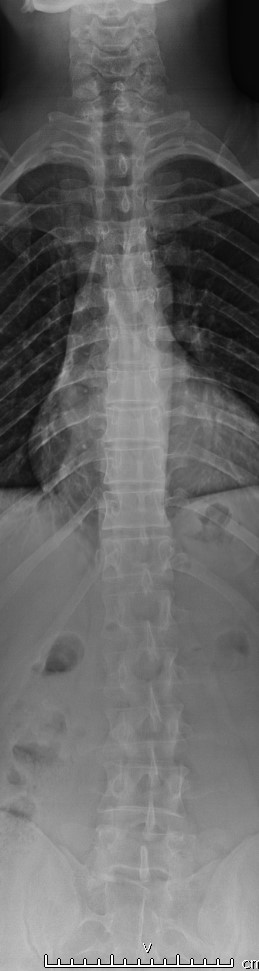
#> input picture dataset/NormalFinal/N1,N,40,M_1_0.jpg, 259 x 971 px, found by its file name; its folder holds only this picture in this run
$ jupyter execute --allow-errors meanFil+threshold+dilasi.ipynb   (older library calls are emulated)
#> lines starting #> are read from the running program, lines starting #| are printed output that depends on the picture; after the words box and inside, x2 and y2 are one past the last pixel; in counts of white or black regions, pixels touching at a corner belong together
[cell 1]
# Import library yang kalian butuhkan
import os
import cv2 as cv
import matplotlib.pyplot as plt
import numpy as np
import pandas as pd
from sklearn.model_selection import train_test_split, cross_val_predict
from sklearn.metrics import accuracy_score, classification_report
from skimage.feature import graycomatrix, graycoprops
from scipy.stats import entropy
from sklearn.ensemble import RandomForestClassifier
from sklearn.svm import SVC
from sklearn.neighbors import KNeighborsClassifier
from sklearn.metrics import accuracy_score, precision_score, recall_score, f1_score, confusion_matrix, classification_report
from sklearn.metrics import (confusion_matrix, ConfusionMatrixDisplay)
import seaborn as sns

## Data Loading

Buat struktur folder dataset sebagai berikut:
```
.
└──dataset
    ├── label1
	├── image1.jpg
	├── image2.jpg
	└── image3.jpg
    ├── label2
    └── label3
    └── dst...
```

[cell 2]
data_awal = []
labels = []
file_name = []

for sub_folder in os.listdir("dataset\\"):
    sub_folder_files = os.listdir(os.path.join("dataset\\", sub_folder))
    for i, filename in enumerate(sub_folder_files):
        img_path = os.path.join("dataset\\", sub_folder, filename)
        img = cv.imread(img_path)
#> img is the input picture: shape (971, 259, 3); min 0, max 255, mean 102.8

        if img is None:
            print(f"Gagal membaca gambar: {img_path}")
            continue

        img = img.astype(np.uint8)
        img = cv.cvtColor(img, cv.COLOR_BGR2GRAY)
#> img: shape (971, 259)
        img = cv.resize(img, (256, 700))
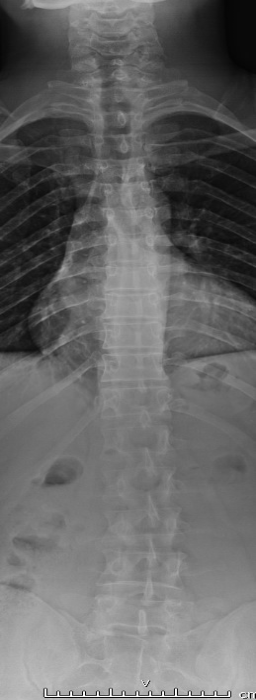
#> img: shape (700, 256); min 1, max 255, mean 102.6

        data_awal.append(img)
        labels.append(sub_folder)
        name = os.path.splitext(filename)[0]
        file_name.append(filename)
#> pass 2 of the loop `for sub_folder in os.listdir("dataset\\"):`:
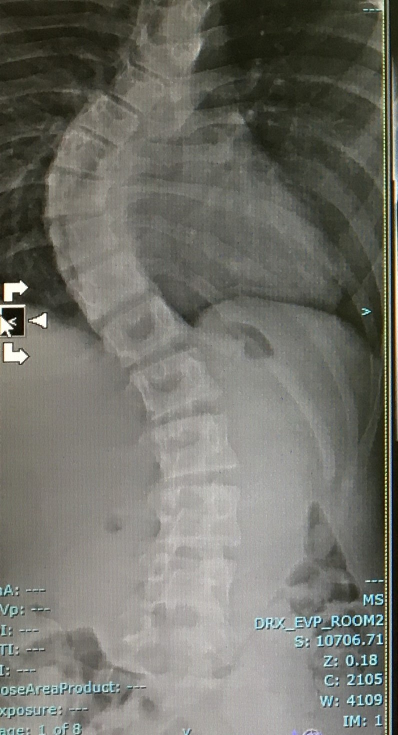
#> input picture dataset/ScolFinal/N10, Rt TAIS, M, 16 yrs.jpg, 796 x 1470 px, found by its file name (shown at 1/2 size)
#> img is the input picture: shape (1470, 796, 3); mean B, G, R 105.7, 113.4, 113.4
#> `img = cv.cvtColor(img, cv.COLOR_BGR2GRAY)`:
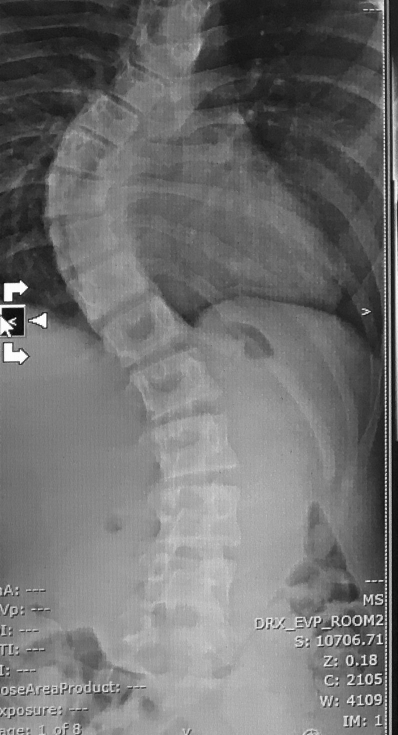
#> img: shape (1470, 796) (shown at 1/2 size); min 1, max 255, mean 112.6
#> `img = cv.resize(img, (256, 700))`:
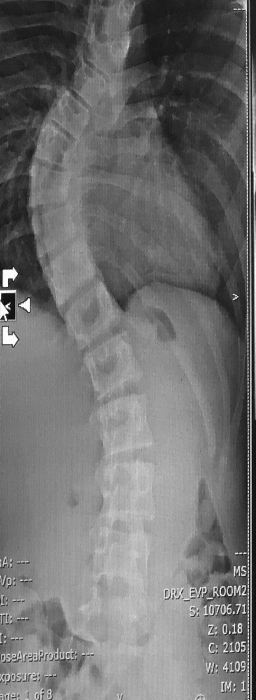
#> img: shape (700, 256); min 5, max 254, mean 112.5

data_awal = np.array(data_awal)
labels = np.array(labels)

data_augmented = []
labels_augmented = []
paths_augmented = []
file_name_augmented = []
for i in range(len(data_awal)):
	pass
#> this loop made 2 passes

# Augmentasi

[cell 3]
# [30 lines of commented-out code are left out]

## Data Preparation

### Define Preprocessing Function

[cell 4]
# [15 lines of commented-out code are left out]

def histogram_equalization(img):
    hist = np.zeros(256, dtype=int)
    for i in range(img.shape[0]):
        for j in range(img.shape[1]):
            hist[img[i, j]] += 1
    cdf = hist.cumsum()
    cdf_normalized = ((cdf - cdf.min()) * 255 / (cdf.max() - cdf.min())).astype(np.uint8)
    equalized = np.zeros_like(img)
    for i in range(img.shape[0]):
        for j in range(img.shape[1]):
            equalized[i, j] = cdf_normalized[img[i, j]]
    return equalized

def median_filter(image, ksize):
    pad = ksize // 2
    padded = np.pad(image, pad, mode='edge')
    output = np.zeros_like(image)
    for i in range(image.shape[0]):
        for j in range(image.shape[1]):
            window = padded[i:i+ksize, j:j+ksize]
            median_val = np.median(window)
            output[i, j] = median_val
    return output

def dilation(img):
    dilated = np.zeros_like(img)
    padded = np.pad(img, 1, mode='constant')
    for i in range(img.shape[0]):
        for j in range(img.shape[1]):
            neighborhood = padded[i:i+3, j:j+3]
            dilated[i, j] = np.max(neighborhood)
    return dilated

def thresholding(img, threshold):
    result = np.zeros_like(img, dtype=np.uint8)
    for i in range(img.shape[0]):
        for j in range(img.shape[1]):
            if img[i, j] >= threshold:
                result[i, j] = 255
            else:
                result[i, j] = 0
    return result

### Preprocessing

[cell 5]
preprocessed_data = []

for img in data_awal:
    img_eq = histogram_equalization(img)
    img_med = median_filter(img_eq, ksize=3)
    # img_dil = dilation(img_med)
    thres_img = thresholding(img_med, 87)
    img_dil = dilation(thres_img)
    preprocessed_data.append(img_dil)
#> this loop made 2 passes
#> pad in median_filter on passes 1 to 2: 1, 1
#> pass 1, `img_eq = histogram_equalization(img)`:
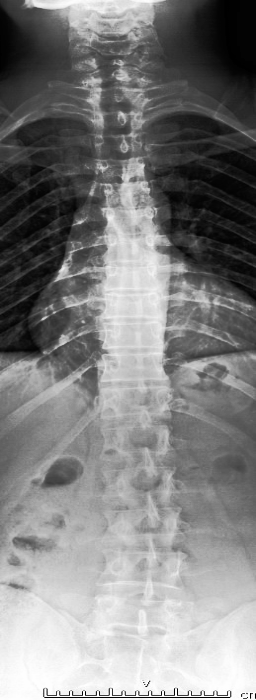
#> img_eq: shape (700, 256); min 0, max 255, mean 127.9
#> pass 1, `thres_img = thresholding(img_med, 87)`:
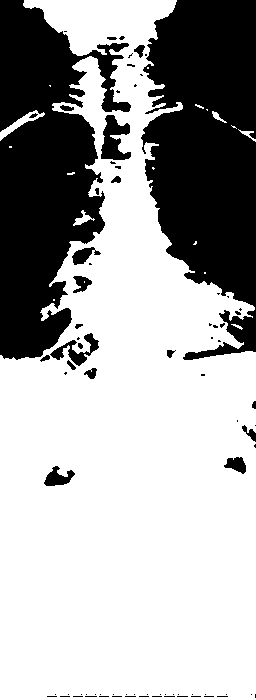
#> thres_img: shape (700, 256); 66.6% white; 81 black regions (59 under 20 px), largest, box (x1, y1, x2, y2) and area: (141, 0, 256, 360) 29309, (0, 0, 131, 360) 27163, (101, 115, 131, 160) 808
#> after the loop:
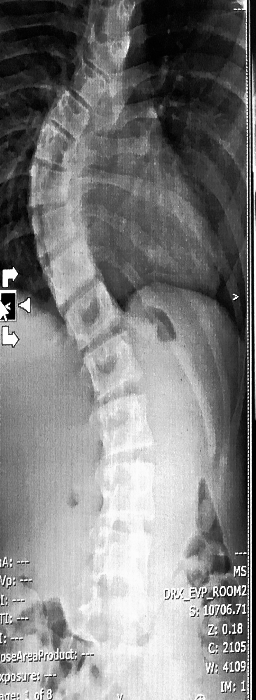
#> img_eq: shape (700, 256); min 0, max 255, mean 127.8
#> after the loop:
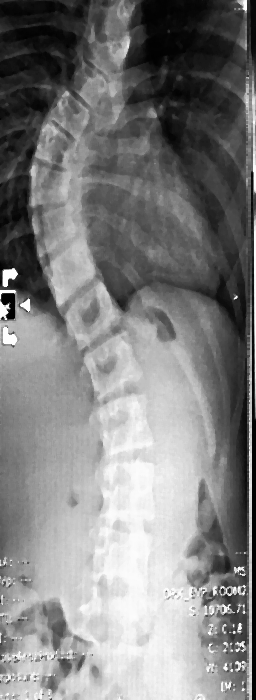
#> img_med: shape (700, 256); min 0, max 254, mean 127.6
#> after the loop:
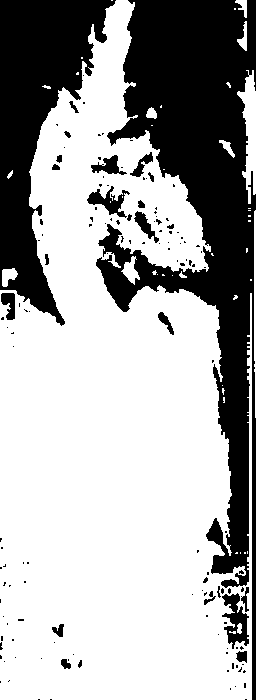
#> thres_img: shape (700, 256); 66.6% white; 139 black regions (114 under 20 px), largest, box (x1, y1, x2, y2) and area: (96, 0, 256, 700) 39112, (0, 0, 116, 326) 16925, (222, 593, 249, 649) 760
#> after the loop, preprocessed_data = 2 items

preprocessed_data = np.array(preprocessed_data)

### Feature Extraction

[cell 6]
def glcm(image, derajat):
    if derajat == 0:
        angles = [0]
    elif derajat == 45:
        angles = [np.pi / 4]
    elif derajat == 90:
        angles = [np.pi / 2]
    elif derajat == 135:
        angles = [3 * np.pi / 4]
    else:
        raise ValueError("Invalid angle. It should be one of the following: 0, 45, 90, 135.")

    # mengembalikan matrix glcm dari image
    glcm = graycomatrix(image, [1], angles, 256, symmetric=True, normed=True)
    return glcm

[cell 7]
def correlation(matriks):
	return graycoprops(matriks, 'correlation')[0, 0]

[cell 8]
def dissimilarity(matriks):
    return graycoprops(matriks, 'dissimilarity')[0, 0]

[cell 9]
def homogenity(matriks):
    return graycoprops(matriks, 'homogeneity')[0, 0]

[cell 10]
def contrast(matriks):
    return graycoprops(matriks, 'contrast')[0, 0]

[cell 11]
def ASM(matriks):
    return graycoprops(matriks, 'ASM')[0, 0]

[cell 12]
def energy(matriks):
    return graycoprops(matriks, 'energy')[0, 0]

[cell 13]
def entropyGlcm(matriks):
    return entropy(matriks.ravel())

[cell 14]
Derajat0 = []
Derajat45 = []
Derajat90 = []
Derajat135 = []
for i in range(len(preprocessed_data)):
    D0 = glcm(preprocessed_data[i], 0)
    D45 = glcm(preprocessed_data[i], 45)
    D90 = glcm(preprocessed_data[i], 90)
    D135 = glcm(preprocessed_data[i], 135)
    Derajat0.append(D0)
    Derajat45.append(D45)
    Derajat90.append(D90)
    Derajat135.append(D135)
#> this loop made 2 passes
#> after the loop, Derajat0 = 2 items; Derajat135 = 2 items; Derajat45 = 2 items; Derajat90 = 2 items

[cell 15]
Kontras0, Kontras45, Kontras90, Kontras135 = [], [], [], []
dissimilarity0, dissimilarity45, dissimilarity90, dissimilarity135 =  [], [], [], []
homogenity0, homogenity45, homogenity90, homogenity135 = [], [], [], []
entropy0, entropy45, entropy90, entropy135 =  [], [], [], []
ASM0, ASM45, ASM90, ASM135 =  [], [], [], []
energy0, energy45, energy90, energy135 =  [], [], [], []
correlation0, correlation45, correlation90, correlation135 = [], [], [], []

[cell 16]
for i in range(len(preprocessed_data)):
    C0 = correlation(Derajat0[i])
    correlation0.append(C0)
    C45 = correlation(Derajat45[i])
    correlation45.append(C45)
    C90 = correlation(Derajat90[i])
    correlation90.append(C90)
    C135 = correlation(Derajat135[i])
    correlation135.append(C135)
#> this loop made 2 passes
#> (C0, C45, C90, C135) on passes 1 to 2: (0.976, 0.961, 0.97, 0.961), (0.952, 0.942, 0.971, 0.937)
#> after the loop, correlation0 = [0.976, 0.952]; correlation135 = [0.961, 0.937]; correlation45 = [0.961, 0.942]; correlation90 = [0.97, 0.971]

[cell 17]
for i in range(len(data_awal)):
    K0 = contrast(Derajat0[i])
    K45 = contrast(Derajat45[i])
    K90 = contrast(Derajat90[i])
    K135 = contrast(Derajat135[i])
    Kontras0.append(K0)
    Kontras45.append(K45)
    Kontras90.append(K90)
    Kontras135.append(K135)
#> this loop made 2 passes
#> (K0, K45, K90, K135) on passes 1 to 2: (672.8, 1088.2, 830.3, 1087.5), (1289.2, 1549.7, 782.4, 1708.4)
#> after the loop, Kontras0 = [672.8, 1289.2]; Kontras135 = [1087.5, 1708.4]; Kontras45 = [1088.2, 1549.7]; Kontras90 = [830.3, 782.4]

[cell 18]
for i in range(len(data_awal)):
    Dis0 = dissimilarity(Derajat0[i])
    Dis45 = dissimilarity(Derajat45[i])
    Dis90 = dissimilarity(Derajat90[i])
    Dis135 = dissimilarity(Derajat135[i])
    dissimilarity0.append(Dis0)
    dissimilarity45.append(Dis45)
    dissimilarity90.append(Dis90)
    dissimilarity135.append(Dis135)
#> this loop made 2 passes
#> (Dis0, Dis45, Dis90, Dis135) on passes 1 to 2: (2.64, 4.27, 3.26, 4.26), (5.06, 6.08, 3.07, 6.7)
#> after the loop, dissimilarity0 = [2.64, 5.06]; dissimilarity135 = [4.26, 6.7]; dissimilarity45 = [4.27, 6.08]; dissimilarity90 = [3.26, 3.07]

[cell 19]
for i in range(len(data_awal)):
    H0 = homogenity(Derajat0[i])
    H45 = homogenity(Derajat45[i])
    H90 = homogenity(Derajat90[i])
    H135 = homogenity(Derajat135[i])
    homogenity0.append(H0)
    homogenity45.append(H45)
    homogenity90.append(H90)
    homogenity135.append(H135)
#> this loop made 2 passes
#> (H0, H45, H90, H135) on passes 1 to 2: (0.99, 0.983, 0.987, 0.983), (0.98, 0.976, 0.988, 0.974)
#> after the loop, homogenity0 = [0.99, 0.98]; homogenity135 = [0.983, 0.974]; homogenity45 = [0.983, 0.976]; homogenity90 = [0.987, 0.988]

[cell 20]
for i in range(len(data_awal)):
    E0 = entropyGlcm(Derajat0[i])
    E45 = entropyGlcm(Derajat45[i])
    E90 = entropyGlcm(Derajat90[i])
    E135 = entropyGlcm(Derajat135[i])
    entropy0.append(E0)
    entropy45.append(E45)
    entropy90.append(E90)
    entropy135.append(E135)
#> this loop made 2 passes
#> (E0, E45, E90, E135) on passes 1 to 2: (0.672, 0.699, 0.684, 0.699), (0.701, 0.715, 0.67, 0.724)
#> after the loop, entropy0 = [0.672, 0.701]; entropy135 = [0.699, 0.724]; entropy45 = [0.699, 0.715]; entropy90 = [0.684, 0.67]

[cell 21]
for i in range(len(data_awal)):
    A0 = ASM(Derajat0[i])
    A45 = ASM(Derajat45[i])
    A90 = ASM(Derajat90[i])
    A135 = ASM(Derajat135[i])
    ASM0.append(A0)
    ASM45.append(A45)
    ASM90.append(A90)
    ASM135.append(A135)
#> this loop made 2 passes
#> (A0, A45, A90, A135) on passes 1 to 2: (0.565, 0.559, 0.562, 0.559), (0.566, 0.562, 0.573, 0.56)
#> after the loop, ASM0 = [0.565, 0.566]; ASM135 = [0.559, 0.56]; ASM45 = [0.559, 0.562]; ASM90 = [0.562, 0.573]

[cell 22]
for i in range(len(data_awal)):
    ER0 = energy(Derajat0[i])
    ER45 = energy(Derajat45[i])
    ER90 = energy(Derajat90[i])
    ER135 = energy(Derajat135[i])
    energy0.append(ER0)
    energy45.append(ER45)
    energy90.append(ER90)
    energy135.append(ER135)
#> this loop made 2 passes
#> (ER0, ER45, ER90, ER135) on passes 1 to 2: (0.752, 0.748, 0.75, 0.748), (0.752, 0.75, 0.757, 0.748)
#> after the loop, energy0 = [0.752, 0.752]; energy135 = [0.748, 0.748]; energy45 = [0.748, 0.75]; energy90 = [0.75, 0.757]

### Write the extraction's results to CSV

[cell 23]
dataTable = {'Filename': file_name, 'Label': labels,
        'Contrast0': Kontras0, 'Contrast45': Kontras45, 'Contrast90': Kontras90, 'Contrast135': Kontras135,
        'Homogeneity0': homogenity0, 'Homogeneity45': homogenity45, 'Homogeneity90': homogenity90, 'Homogeneity135': homogenity135,
        'Dissimilarity0': dissimilarity0, 'Dissimilarity45': dissimilarity45, 'Dissimilarity90': dissimilarity90, 'Dissimilarity135': dissimilarity135,
        'Entropy0': entropy0, 'Entropy45': entropy45, 'Entropy90': entropy90, 'Entropy135': entropy135,
        'ASM0': ASM0, 'ASM45': ASM45, 'ASM90': ASM90, 'ASM135': ASM135,
        'Energy0': energy0, 'Energy45': energy45, 'Energy90': energy90, 'Energy135': energy135,
        'Correlation0': correlation0, 'Correlation45': correlation45, 'Correlation90': correlation90, 'Correlation135': correlation135,
        }
df = pd.DataFrame(dataTable)
#> df = table of 2 rows and 30 columns
df.to_csv('hasil_ekstraksi_1.csv', index=False)

hasilEkstrak = pd.read_csv('hasil_ekstraksi_1.csv')
#> (reads hasil_ekstraksi_1.csv from the repository)
hasilEkstrak

### Features Selection

pada bagian seleksi fitur ini bisa menggunakan metode seperti
- PCA
- LDA
- t-SNE
- Chi-square
- ANOVA
- Autoencoder
- correlation
- dll

berikut contoh menggunakan correlation:

[cell 24]
# Menghitung korelasi
correlation = hasilEkstrak.drop(columns=['Label','Filename']).corr()

# Menyaring fitur yang memiliki korelasi absolut lebih dari 0.95 dengan label
threshold = 0.95
selectionFeature = []
columns = np.full((correlation.shape[0],), True, dtype=bool)
for i in range(correlation.shape[0]):
	for j in range(i+1, correlation.shape[0]):
		if correlation.iloc[i,j] >= threshold:
			if columns[j]:
				columns[j] = False
select = hasilEkstrak.drop(columns=['Label','Filename']).columns[columns]
x_new = hasilEkstrak[select]
x_new
y = hasilEkstrak['Label']
plt.figure(figsize=(17,17))
sns.heatmap(x_new.corr(), annot=True, cmap='Blues', fmt=".2f")
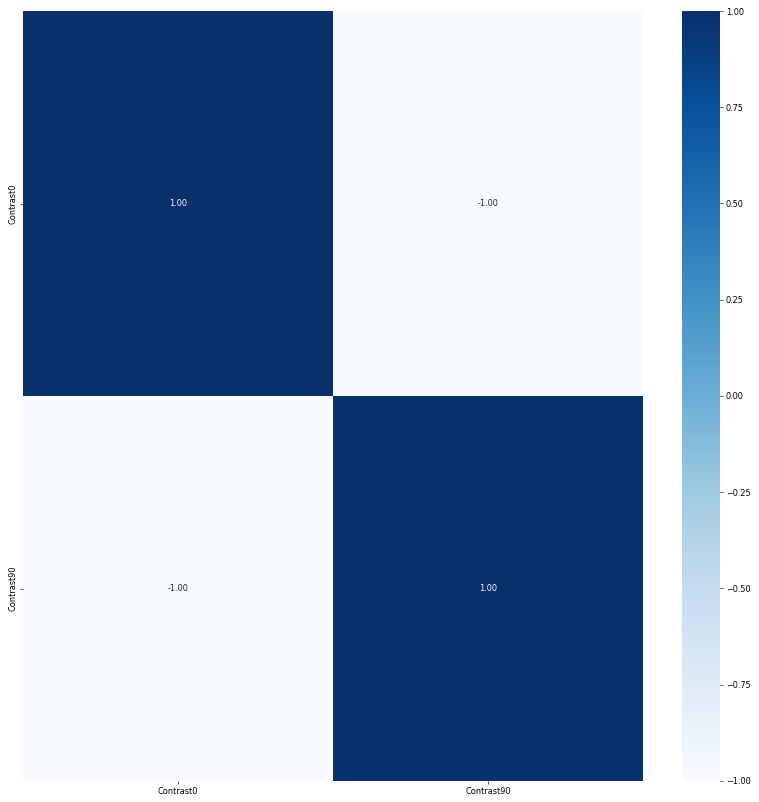
#> figure drawn by matplotlib, 2 panels

## Splitting Data

[cell 25]
# ubah bagian test_size sesuai kebutuhan
# 0.3 = 30% data untuk testing (train/test 70/30)
# 0.2 = 20% data untuk testing (train/test 80/20)
X_train, X_test, y_train, y_test = train_test_split(x_new, y, test_size=0.2, random_state=42)
print(X_train.shape)
print(X_test.shape)

## Feature Normalization

berikut metode normalisasi yang bisa digunakan:
- Min-Max Scaling
- Standardization (Z-score)
- Robust Scaling
- MaxAbsScaler
- dll

berikut contoh menggunakan Standardization (Z-score):

[cell 26]
# normalisasi mean std
X_test = (X_test - X_train.mean()) / X_train.std()
X_train = (X_train - X_train.mean()) / X_train.std()

## Modeling

### Define Model

[cell 27]
def generateClassificationReport(y_true, y_pred):
	print(classification_report(y_true, y_pred))
	print(confusion_matrix(y_true, y_pred))
	print('Accuracy:', accuracy_score(y_true, y_pred))

# Define classifiers
rf = RandomForestClassifier(n_estimators=5, random_state=42)
svm = SVC(kernel='rbf', random_state=42)
knn = KNeighborsClassifier(n_neighbors=5)

### Train Random Forest Classifier

[cell 28]
# Train Random Forest Classifier
rf.fit(X_train, y_train)

# Make predictions and evaluate the model with the training set
print("------Training Set------")
y_pred = rf.predict(X_train)
generateClassificationReport( y_train, y_pred)

# Make predictions and evaluate the model with the testing set
print("\n------Testing Set------")
y_pred = rf.predict(X_test)
generateClassificationReport( y_test, y_pred)

### Train SVM Classifier

#> (a cell that did not finish here is left out)

### Train KNN Classifier

#> (a cell that did not finish here is left out)

## Evaluation With Confusion Matrix

[cell 31]
def plot_confusion_matrix(y_true, y_pred, title):
#> called with y_pred = array of shape (1,), title = 'Random Forest Confusion Matrix'
    cm = confusion_matrix(y_true, y_pred)
    disp = ConfusionMatrixDisplay(confusion_matrix=cm)
    disp.plot(cmap=plt.cm.Blues)
    plt.title(title)
    plt.show()
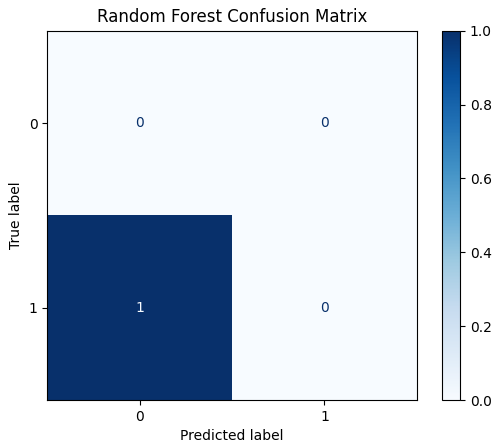
#> figure drawn by matplotlib, 2 panels

# Plot confusion matrix for Random Forest
plot_confusion_matrix(y_test, rf.predict(X_test), "Random Forest Confusion Matrix")
# Plot confusion matrix for SVM
#> (the rest of this cell did not finish here and is left out)
